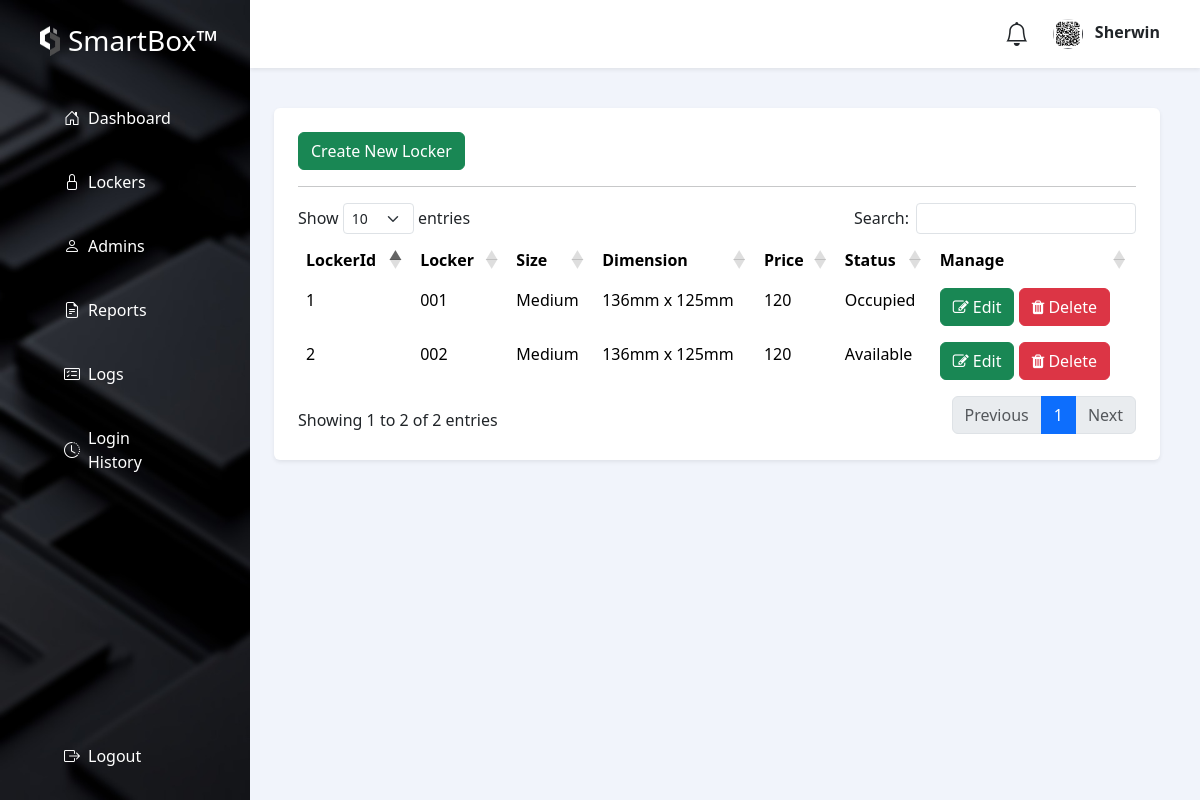
The app's page /views/admin/account/index.php?view=LOCKER (signed in) with its own data.
### tables this page shows
CREATE TABLE `smart_users` (
  `user_id` int(11) NOT NULL,
  `image` varchar(255) NOT NULL,
  `firstname` varchar(50) NOT NULL,
  `lastname` varchar(50) NOT NULL,
  `contact` varchar(50) NOT NULL,
  `email` varchar(50) NOT NULL,
  `password` varchar(255) NOT NULL,
  `unhashed` varchar(50) NOT NULL,
  `code` int(11) NOT NULL,
  `status` varchar(50) DEFAULT 'UNVERIFIED',
  `date_created` date DEFAULT curdate()
);

CREATE TABLE `smart_locker` (
  `id` int(11) NOT NULL,
  `locker` varchar(50) NOT NULL,
  `size` varchar(50) NOT NULL,
  `dimension` varchar(50) NOT NULL,
  `price` double(5,2) NOT NULL,
  `status` varchar(50) DEFAULT 'Available',
  `access` varchar(50) DEFAULT NULL,
  `date_created` date DEFAULT curdate()
);

### controller/UserAccountDbController.php (called while the page is built, shortened)
<?php
include('../../../connection/connection.php');
class smartBox extends DBController
{
    function myAccountAdmin($user_id)
    {
       $query = "CALL smart_LockerAccountSessionAdmin (?)";
        $params = array(
            array(
                "param_type" => "i",
                "param_value" => $user_id
            )
        );
        $accountCredentials = $this->getDBResult($query, $params);
        return $accountCredentials;
    }
    function lockers()
    {
        $query = "CALL smart_lockerView";
        $locker = $this->getDBResult($query);
        return $locker;
    }
    function ActiveRentals()
    {
        $query = "CALL ActiveRentals";
        $activeRental = $this->getDBResult($query);
        return $activeRental;
    }
    function smart_profits()
    {
        $query = "CALL smart_profits";
        $activeProfits = $this->getDBResult($query);
        return $activeProfits;
    }
    function smart_rents()
    {
        $query = "CALL smart_rents";
        $activeRents = $this->getDBResult($query);
        return $activeRents;
    }
}
$portCont = new smartBox();
?>

### controller/session_admin.php (called while the page is built, shortened)
<?php
$user_id=$_SESSION['user_id'];
?>

### connection/connection.php (called while the page is built, shortened)
<?php
class DBController
{
    private $host = "localhost";
    private $user = "root";
    private $password = "";
    private $database = "smartbox_db";
    private $conn;
    function __construct()
    {
        $this->conn = mysqli_connect($this->host, $this->user, $this->password, $this->database);
    }
    function getDBResult($query, $params = array())
    {
        $sql_statement = $this->conn->prepare($query);
        if (! empty($params)) {
            $this->bindParams($sql_statement, $params);
        }
        $sql_statement->execute();
        $result = $sql_statement->get_result();
        if ($result->num_rows > 0) {
            while ($row = $result->fetch_assoc()) {
                $resultset[] = $row;
            }
        }
        if (! empty($resultset)) {
            return $resultset;
        }
    }
    function bindParams($sql_statement, $params)
    {
        $param_type = "";
        foreach ($params as $query_param) {
            $param_type .= $query_param["param_type"];
        }
        $bind_params[] = & $param_type;
        foreach ($params as $k => $query_param) {
            $bind_params[] = & $params[$k]["param_value"];
        }
        call_user_func_array(array(
            $sql_statement,
            'bind_param'
        ), $bind_params);
    }
}

### views/admin/routes/account/locker.php (the view, shortened to what this page needs)
<div class="px-4 overflow-auto" style="max-height: calc(100vh);">
    <div class="row g-3 mb-4">
        <div class="row g-3">
            <div class="col-12">
                <div class="bg-white rounded shadow-sm mb-4 p-4">
                <a href="#lockerCreate" class="btn btn-success" data-toggle="modal" data-backdrop="false">Create New Locker</a>
                <hr />
                <table id="accountLockerTable" class="table table-borderless">
                    <thead>
                        <tr>
                            <th>LockerId</th>
                            <th>Locker</th>
                            <th>Size</th>
                            <th>Dimension</th>
                            <th>Price</th>
                            <th>Status</th>
                            <th>Manage</th>
                        </tr>
                    </thead>
                    <tbody>
                        <?php
                          $lockers = $portCont->lockers();
                            if (!empty($lockers)) {
                              foreach ($lockers as $key => $lockers) {
                        ?>
                        <tr>
                            <td><?php echo $lockers['id']; ?></td>
                            <td><?php echo $lockers['locker']; ?></td>
                            <td><?php echo $lockers['size']; ?></td>
                            <td><?php echo $lockers['dimension']; ?></td>
                            <td><?php echo $lockers['price']; ?></td>
                            <td><?php echo $lockers['status']; ?></td>
                            <td>
                               <a href="#lockeredit_<?php echo $lockers['id']; ?>" class="btn btn-success" data-toggle="modal" data-backdrop="false"><i class="fa fa-edit"></i> Edit</a>
                                <a  href='#lockerdelete_<?php echo $lockers['id']; ?>' class="btn btn-danger" data-toggle='modal' data-backdrop='false'><i class="fa fa-trash"></i> Delete</a>
                            </td>
                        </tr>
                        <?php } } ?>
                    </tbody>
                </table>
                </div>
            </div>
        </div>
    </div>
</div>

### views/admin/account/index.php (shortened to what this page needs)
<?php
$view = isset($_GET['view']) ? $_GET['view'] : 'HOME';
include('../../../controller/UserAccountDbController.php');
include('../../../controller/session_admin.php');
$account = $portCont->myAccountAdmin($user_id);
$activeRent = $portCont->ActiveRentals();
$activeProfit = $portCont->smart_profits();
$activeRent = $portCont->smart_rents();
?>
<!DOCTYPE html>
<html lang="en">
<head>
    <link rel="stylesheet" href="../../../public/assets/bootstrap/css/bootstrap.min.css">
    <link rel="stylesheet" href="https://cdnjs.cloudflare.com/ajax/libs/font-awesome/4.7.0/css/font-awesome.min.css">
    <link rel="stylesheet" href="https://cdn.jsdelivr.net/npm/bootstrap-icons@1.11.3/font/bootstrap-icons.min.css">
    <link rel="stylesheet" type="text/css" href="https://cdn.datatables.net/1.12.1/css/dataTables.bootstrap5.min.css">
</head>
<body class="d-flex vh-100" style="background-color: #f1f4fb">
    <div class="d-flex flex-column text-white p-3" style="max-width: 250px; position: relative; background-image: url('../../../public/assets/images/bg.jpg'); background-size: cover;">
        <div class="d-flex align-items-center mb-4 px-4 py-2">
            <img src="../../../public/assets/images/logo.png" class="me-2" alt="Logo" style="width: 20px; height: 30px;">
            <h3 class="text-white m-0">SmartBox™</h3>
        </div>
        <a href="?view=HOME" class="d-flex align-items-center text-white text-decoration-none hover-bg-light rounded mb-2 px-5 py-3 w-100">
            <i class="bi bi-house-door me-2"></i>Dashboard
        </a>
        <a href="?view=LOCKER" class="d-flex align-items-center text-white text-decoration-none hover-bg-light rounded mb-2 px-5 py-3 w-100">
            <i class="bi bi-lock me-2"></i>Lockers
        </a>
        <a href="?view=ADMIN" class="d-flex align-items-center text-white text-decoration-none hover-bg-light rounded mb-2 px-5 py-3 w-100">
            <i class="bi bi-person me-2"></i>Admins
        </a>
        <a href="?view=REPORTS" class="d-flex align-items-center text-white text-decoration-none hover-bg-light rounded mb-2 px-5 py-3 w-100">
            <i class="bi bi-file-earmark-text me-2"></i>Reports
        </a>
        <a href="?view=LOGS" class="d-flex align-items-center text-white text-decoration-none hover-bg-light rounded mb-2 px-5 py-3 w-100">
            <i class="bi bi-card-checklist me-2"></i>Logs
        </a>
        <a href="?view=HISTORY" class="d-flex align-items-center text-white text-decoration-none hover-bg-light rounded px-5 py-3 w-100">
            <i class="bi bi-clock-history me-2"></i>Login History
        </a>
        <div class="mt-auto w-100">
            <a href="./logout.php" class="d-flex align-items-center text-white text-decoration-none hover-bg-light rounded px-5 py-3 w-100">
                <i class="bi bi-box-arrow-right me-2"></i>Logout
            </a>
        </div>
    </div>
    <div class="flex-fill">
        <div class="d-flex justify-content-between align-items-center bg-white shadow-sm p-3 mb-4">
            <div class="d-flex align-items-center">
                <i class="bi bi-bell me-4" style="font-size: 1.5rem;"></i>
                    <span class="fw-bold me-4">
                        <img class="rounded-circle me-2" height="30px" width="30px" src="../users/upload/<?php echo $account[0]['image']; ?>"
                            alt="">
                        <?php echo $account[0]['firstname']; ?>
                    </span>
            </div>
        </div>
        <?php
        if(!empty($view))
        {
            switch($view)
            {
                case "LOCKER":
                    include('../routes/account/locker.php');
                    break;
            }
        }
        else
        {
            include('./routes/account/home.php');
        }
        ?>
    </div>
<link rel="stylesheet" type="text/css" href="https://cdn.datatables.net/1.12.1/css/dataTables.bootstrap5.min.css">
</body>
</html>

### records on screen
smart_users: image (picture), firstname "Sherwin"
smart_locker: id "1", locker "001", size "Medium", dimension "136mm x 125mm", price "120", status "Occupied"
smart_locker: id "2", locker "002", size "Medium", dimension "136mm x 125mm", price "120", status "Available"
